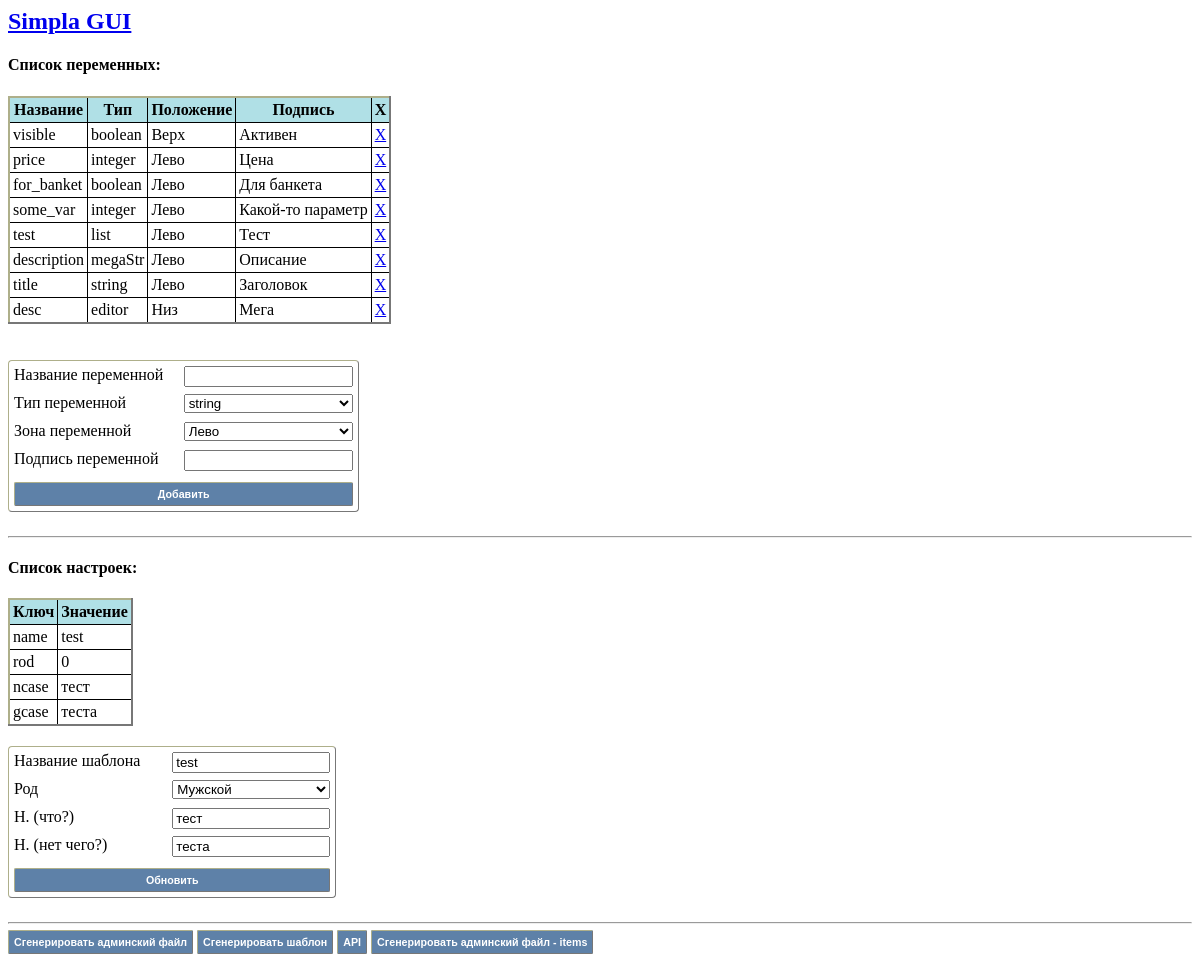
The page / on the database its author committed.
### tables this page shows
CREATE TABLE `vars` (
  `id` int(11) NOT NULL,
  `name` text NOT NULL,
  `type` int(11) NOT NULL DEFAULT '0',
  `area` int(11) NOT NULL DEFAULT '0',
  `description` text NOT NULL
);

CREATE TABLE `names` (
  `id` int(11) NOT NULL,
  `nkey` text NOT NULL,
  `value` text NOT NULL
);

### vars.php (called while the page is built)
<?php
$types = array('boolean', 'string', 'megaStr', 'integer', 'list', 'editor');
$areas = array('Верх', 'Лево', 'Право', 'Низ');
$rods = array('Мужской', 'Женский');

### index.php (the view, shortened to what this page needs)
<?php
require_once('db.php');
require_once('vars.php');
?>
<html>
	<head>
		<link rel="stylesheet" href="style.css">
	</head>
	<body>
		<h2><a href="/">Simpla GUI</a></h2>
		<h4>Список переменных:</h4>
		<form id="tableVarsForm" method="post">
			<table>
				<tr>
					<th>Название</th>
					<th>Тип</th>
					<th>Положение</th>
					<th>Подпись</th>
					<th>X</th>
				</tr>
				<?php
				$query = mysqli_query($bd, "SELECT * FROM vars");
				while ($row = mysqli_fetch_assoc($query)) {
					printf("<tr>
								<td>%s</td>
								<td>%s</td>
								<td>%s</td>
								<td>%s</td>
								<td><a href='#' onclick='del(%d)'>X</a></td>
							</tr>", $row["name"], $types[$row["type"]], $areas[$row["area"]], $row["description"], $row["id"]);
				}
				?>
			</table>
		</form>
		<form method="post" class="block fit">
			<div class="line">
				<label>Название переменной</label><input name="name" type="text" class="right"/>
			</div>
			<div class="line">
				<label>Тип переменной</label>
				<select name="type" class="right">
					<?php
					$i = 0;
					foreach ($types as $type) {
						if ($i == 1) {
							printf('<option value="%d" selected>%s</option>', $i, $type);
						} else {
							printf('<option value="%d">%s</option>', $i, $type);
						}
						$i++;
					}
					?>
				</select>
			</div>
			<div class="line">
				<label>Зона переменной</label>
				<select name="area" class="right">
					<?php
					$i = 0;
					foreach ($areas as $area) {
						if ($i == 1) {
							printf('<option value="%d" selected>%s</option>', $i, $area);
						} else {
							printf('<option value="%d">%s</option>', $i, $area);
						}
						$i++;
					}
					?>
				</select>
			</div>
			<div class="line">
				<label>Подпись переменной</label><input name="description" type="text" class="right"/>
			</div>
			<input type="submit" class="button" value="Добавить"/>
		</form>
		<hr>
		<h4>Список настроек:</h4>
		<table>
			<tr>
				<th>Ключ</th>
				<th>Значение</th>
			</tr>
			<?php
			$query = mysqli_query($bd ,"SELECT * FROM names");
			$data = array();
			while ($row = mysqli_fetch_assoc($query)) {
				printf("<tr>
							<td>%s</td>
							<td>%s</td>
						</tr>", $row["nkey"], $row["value"]);
				$data[$row["nkey"]] = $row["value"];
			}
			?>
		</table>
		<form method="post" class="block fit">
			<div class="line">
				<div class="line"><label>Название шаблона</label><input name="name" type="text" class="right" value="<?php echo $data["name"];?>"/></div>
				<div class="line">
					<label>Род</label>
					<select name="rod" class="right">
						<?php
						$i = 0;
						$rodind = intval($data["rod"]);
						foreach ($rods as $rod) {
							if ($i == $rodind) {
								printf('<option value="%d" selected>%s</option>', $i, $rod);
							} else {
								printf('<option value="%d">%s</option>', $i, $rod);
							}
							$i++;
						}
						?>
					</select>
				</div>
				<div class="line"><label>Н. (что?)</label><input name="ncase" type="text" class="right" value="<?php echo $data["ncase"];?>"/></div>
				<div class="line"><label>Н. (нет чего?)</label><input name="gcase" type="text" class="right" value="<?php echo $data["gcase"];?>"/></div>
			</div>
			<input type="submit" class="button" value="Обновить"/>
		</form>
		<hr>
		<div>
			<a class="button autoWid unlink" href="itemAdmin.php" target="_blank">Сгенерировать админский файл</a>
			<a class="button autoWid unlink" href="itemTemplate.php" target="_blank">Сгенерировать шаблон</a>
			<a class="button autoWid unlink" href="api.php" target="_blank">API</a>
			<a class="button autoWid unlink" href="itemsAdmin.php" target="_blank">Сгенерировать админский файл - items</a>
		</div>
	</body>
</html>

### style.css (style rules this page uses)
th { background: #b0e0e6; }
table { border-collapse: collapse; border-top: 2px solid #AEAF8A; border-left: 2px solid #AEAF8A; border-bottom: 2px solid #777777; border-right: 2px solid #777777; border-radius: 4px; }
td, th { padding: 3px; border: 1px solid black; }
.block { margin-top: 20px; width: auto; border-top: 1px solid #AEAF8A; border-left: 1px solid #AEAF8A; border-bottom: 1px solid #777777; border-right: 1px solid #777777; border-radius: 4px; padding: 5px; }
.button { width: 100%; cursor: pointer; border-radius: 4px; margin-top: 4px; font-family: arial, verdana, serif; font-size: 8pt; padding: 5px; color: #FFF; font-weight: bold; background: #5e81a8; vertical-align: middle; border-radius: 2px; border-top: 1px solid #AEAF8A; border-left: 1px solid #AEAF8A; border-bottom: 1px solid #777777; border-right: 1px solid #777777; }
label { margin-right: 5px; }
.right { width: 50%; float: right; }
.line { clear: both; margin-bottom: 10px; }
.fit { display: inline-block; }
.autowid { width: auto; }
.unlink { color: #FFFFFF; text-decoration: none; }

### rows shown on the page
vars: name "visible", type "boolean", area "Верх", description "Активен"
vars: name "price", type "integer", area "Лево", description "Цена"
vars: name "for_banket", type "boolean", area "Лево", description "Для банкета"
vars: name "some_var", type "integer", area "Лево", description "Какой-то параметр"
vars: name "test", type "list", area "Лево", description "Тест"
vars: name "description", type "megaStr", area "Лево", description "Описание"
vars: name "title", type "string", area "Лево", description "Заголовок"
vars: name "desc", type "editor", area "Низ", description "Мега"
names: nkey "name", value "test", name "test", rod "Мужской"
names: nkey "rod", value "0"
names: nkey "ncase", value "тест"
names: nkey "gcase", value "теста"

### other values the page prints
form field type "string"
form field area "Лево"
